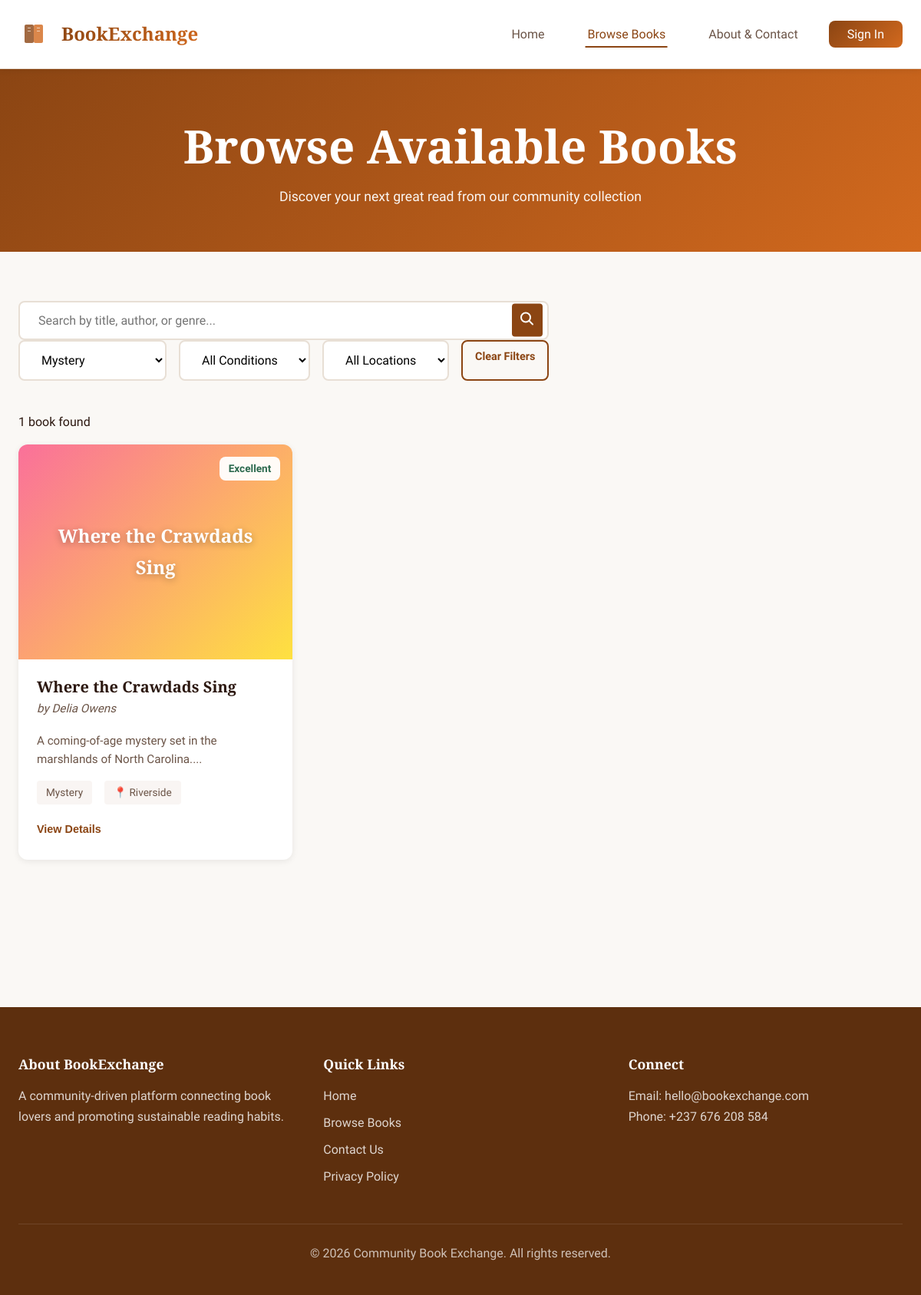
The app's page /listings.php?genre=Mystery with its own data.
### tables this page shows
CREATE TABLE books (
    book_id INT AUTO_INCREMENT PRIMARY KEY,
    user_id INT NOT NULL,
    title VARCHAR(255) NOT NULL,
    author VARCHAR(150) NOT NULL,
    isbn VARCHAR(13),
    genre VARCHAR(50) NOT NULL,
    book_condition ENUM('Excellent', 'Very Good', 'Good', 'Fair') NOT NULL,
    description TEXT,
    exchange_preference VARCHAR(255),
    location VARCHAR(100),
    cover_color VARCHAR(50) DEFAULT '#667eea',
    is_available BOOLEAN DEFAULT TRUE,
    created_at TIMESTAMP DEFAULT CURRENT_TIMESTAMP,
    updated_at TIMESTAMP DEFAULT CURRENT_TIMESTAMP ON UPDATE CURRENT_TIMESTAMP,
    FOREIGN KEY (user_id) REFERENCES users(user_id) ON DELETE CASCADE,
    INDEX idx_genre (genre),
    INDEX idx_condition (book_condition),
    INDEX idx_location (location),
    INDEX idx_available (is_available)
);

### includes/book_functions.php (called while the page is built, shortened)
<?php
function getAllBooks($genre = '', $condition = '', $location = '', $search = '') {
    $conn = getDatabaseConnection();
    $sql = "SELECT b.*, u.full_name as owner_name, u.email as owner_email
            FROM books b
            JOIN users u ON b.user_id = u.user_id
            WHERE b.is_available = TRUE";
    $params = [];
    $types = '';
    if (!empty($genre)) {
        $sql .= " AND b.genre = ?";
        $params[] = $genre;
        $types .= 's';
    }
    $sql .= " ORDER BY b.created_at DESC";
    $stmt = $conn->prepare($sql);
    if (!empty($params)) {
        $stmt->bind_param($types, ...$params);
    }
    $stmt->execute();
    $result = $stmt->get_result();
    $books = [];
    while ($row = $result->fetch_assoc()) {
        $books[] = $row;
    }
    return $books;
}
function getGenres() {
    $conn = getDatabaseConnection();
    $sql = "SELECT DISTINCT genre FROM books WHERE is_available = TRUE ORDER BY genre";
    $result = $conn->query($sql);
    $genres = [];
    while ($row = $result->fetch_assoc()) {
        $genres[] = $row['genre'];
    }
    return $genres;
}
function getConditionBadgeClass($condition) {
    $classes = [
        'Excellent' => 'badge-excellent',
        'Very Good' => 'badge-very-good',
        'Good' => 'badge-good',
        'Fair' => 'badge-fair'
    ];
    return $classes[$condition] ?? 'badge-good';
}
?>

### listings.php (the view, shortened to what this page needs)
<?php
require_once 'includes/book_functions.php';
$genreFilter = isset($_GET['genre']) ? $_GET['genre'] : '';
$conditionFilter = isset($_GET['condition']) ? $_GET['condition'] : '';
$locationFilter = isset($_GET['location']) ? $_GET['location'] : '';
$searchQuery = isset($_GET['search']) ? $_GET['search'] : '';
$books = getAllBooks($genreFilter, $conditionFilter, $locationFilter, $searchQuery);
$availableGenres = getGenres();
include 'includes/header.php';
?>
    <main>
        <section class="page-header">
            <div class="container">
                <h1 class="page-title">Browse Available Books</h1>
                <p class="page-subtitle">Discover your next great read from our community collection</p>
            </div>
        </section>
        <section class="listings-section">
            <div class="container">
                <div class="search-filter-bar">
                    <form method="GET" action="listings.php" class="filter-form">
                        <div class="search-box">
                            <input type="text"
                                   id="searchInput"
                                   name="search"
                                   placeholder="Search by title, author, or genre..."
                                   class="search-input"
                                   value="<?php echo htmlspecialchars($searchQuery); ?>">
                            <button type="submit" class="search-button">
                                <svg width="20" height="20" viewBox="0 0 20 20" fill="none">
                                    <circle cx="8" cy="8" r="6" stroke="currentColor" stroke-width="2"/>
                                    <path d="M12.5 12.5L17 17" stroke="currentColor" stroke-width="2" stroke-linecap="round"/>
                                </svg>
                            </button>
                        </div>
                        <div class="filter-controls">
                            <select id="genreFilter" name="genre" class="filter-select" onchange="this.form.submit()">
                                <?php foreach ($availableGenres as $genre): ?>
                                    <option value="<?php echo htmlspecialchars($genre); ?>"
                                            <?php echo ($genreFilter === $genre) ? 'selected' : ''; ?>>
                                        <?php echo htmlspecialchars($genre); ?>
                                    </option>
                                <?php endforeach; ?>
                            </select>
                            <select id="conditionFilter" name="condition" class="filter-select" onchange="this.form.submit()">
                                <option value="">All Conditions</option>
                            </select>
                            <select id="locationFilter" name="location" class="filter-select" onchange="this.form.submit()">
                                <option value="">All Locations</option>
                            </select>
                            <?php if (!empty($genreFilter) || !empty($conditionFilter) || !empty($locationFilter) || !empty($searchQuery)): ?>
                                <a href="listings.php" class="btn btn-small btn-outline">Clear Filters</a>
                            <?php endif; ?>
                        </div>
                    </form>
                </div>
                <div class="results-count">
                    <p><?php echo count($books); ?> book<?php echo count($books) !== 1 ? 's' : ''; ?> found</p>
                </div>
                <div class="books-grid" id="booksGrid">
                    <?php if (empty($books)): ?>
                        <div class="no-results">
                            <p>No books found matching your search criteria. Try adjusting your filters.</p>
                        </div>
                    <?php else: ?>
                        <?php foreach ($books as $book): ?>
                        <article class="book-card"
                                 data-genre="<?php echo strtolower($book['genre']); ?>"
                                 data-condition="<?php echo strtolower(str_replace(' ', '-', $book['book_condition'])); ?>"
                                 data-location="<?php echo strtolower($book['location']); ?>">
                            <div class="book-image">
                                <div class="book-cover" style="background: <?php echo htmlspecialchars($book['cover_color']); ?>;">
                                    <span class="book-title-overlay"><?php echo htmlspecialchars($book['title']); ?></span>
                                </div>
                                <span class="book-condition <?php echo getConditionBadgeClass($book['book_condition']); ?>">
                                    <?php echo htmlspecialchars($book['book_condition']); ?>
                                </span>
                            </div>
                            <div class="book-info">
                                <h3 class="book-title"><?php echo htmlspecialchars($book['title']); ?></h3>
                                <p class="book-author">by <?php echo htmlspecialchars($book['author']); ?></p>
                                <p class="book-description"><?php echo htmlspecialchars(substr($book['description'], 0, 120)) . '...'; ?></p>
                                <div class="book-meta">
                                    <span class="book-genre"><?php echo htmlspecialchars($book['genre']); ?></span>
                                    <span class="book-location">📍 <?php echo htmlspecialchars($book['location']); ?></span>
                                </div>
                                <button class="btn-toggle-details" data-book-id="<?php echo $book['book_id']; ?>">View Details</button>
                            </div>
                        </article>
                        <?php endforeach; ?>
                    <?php endif; ?>
                </div>
            </div>
        </section>
    </main>
<?php
include 'includes/footer.php';
?>

### records on screen
books: title "Where the Crawdads Sing", book_condition "Excellent", author "Delia Owens", description "A coming-of-age mystery set in the marshlands of North Carolina.", genre "Mystery", location "Riverside"

### other values on screen
count($books) "1"
form field genre "Mystery"
